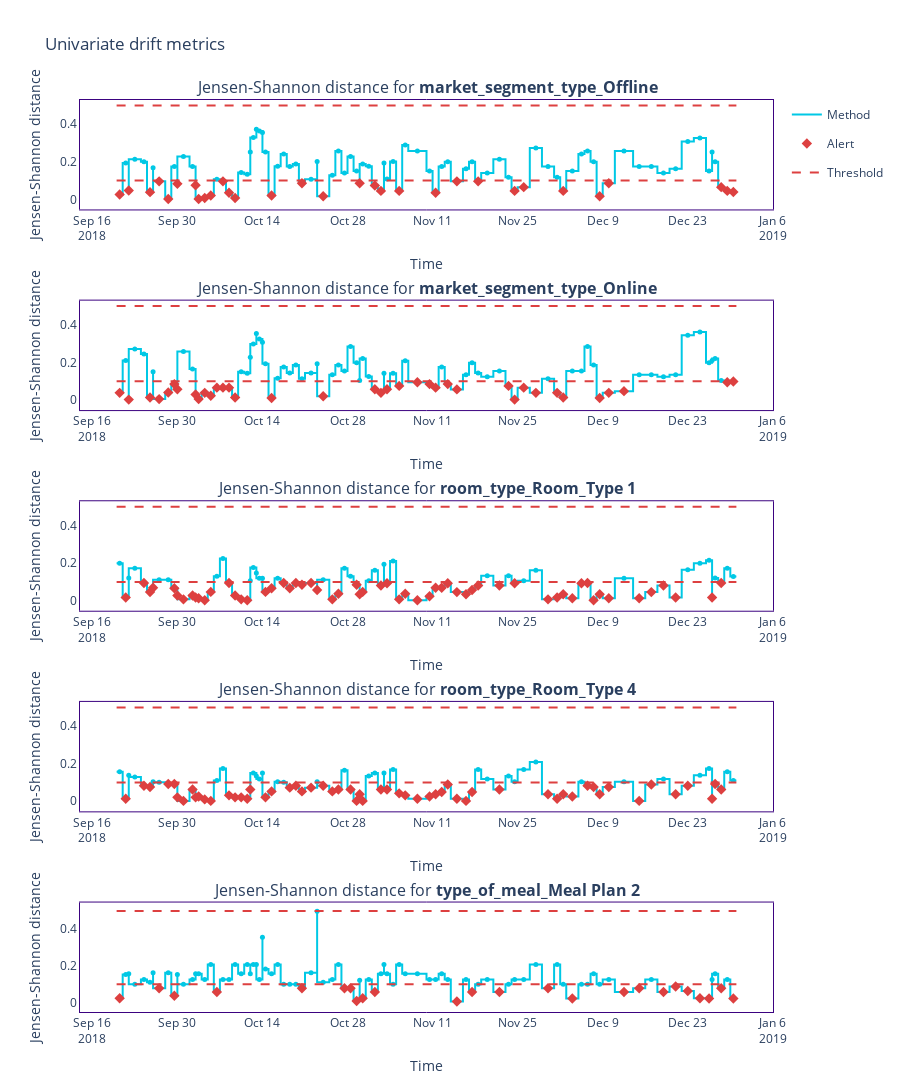

Notebook code cell kept with this figure:
### Code cell
figure = results.filter(column_names=['market_segment_type_Offline', 'market_segment_type_Online', 'room_type_Room_Type 4', 'room_type_Room_Type 1', 'type_of_meal_Meal Plan 2'], period='analysis', methods=['jensen_shannon']).plot(kind='drift')
figure.show()# Plot drift results for all categorical columns
